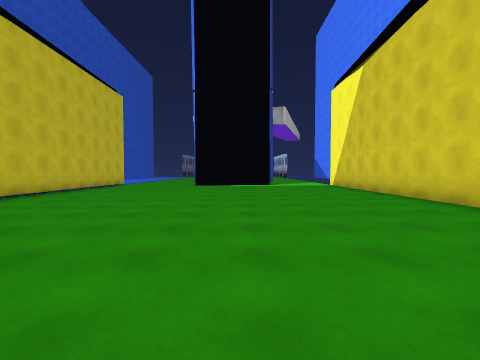
View 1 (above)

12 first-person views from a walk through a Unity game level. The camera is 1.4 m above the floor, tilts 2° down and sees 90° across. The floor is counted in squares, 2 m on a side. Each view is taken from the middle of a square. On the plan, view 1 faces up. The plan holds only what a view shows up to about 9 squares ahead; the rest is blank. The place goes on beyond the plan. The player is left out. Some surface patterns are stand-ins.

View 2
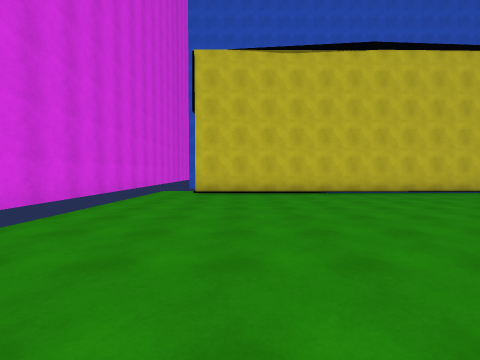

View 3
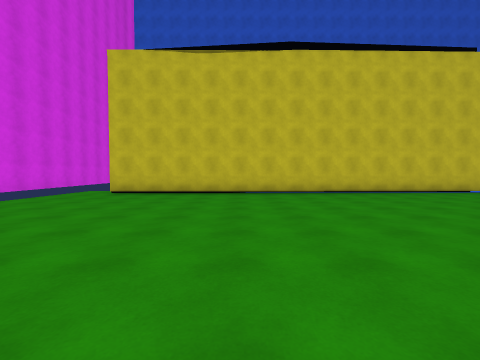

View 4
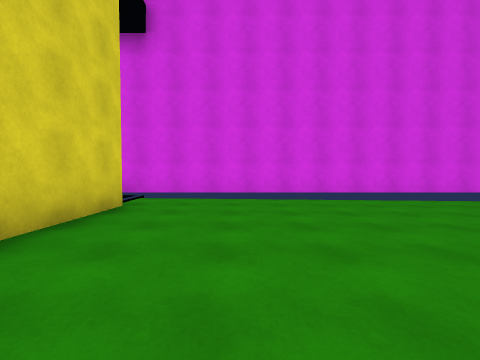

View 5
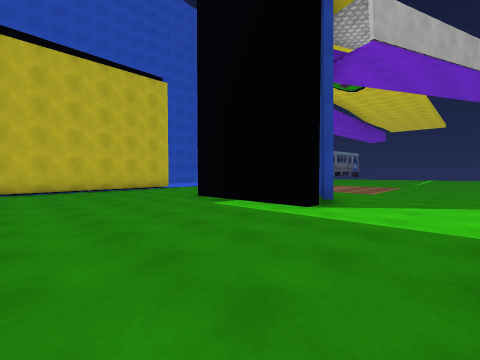

View 6
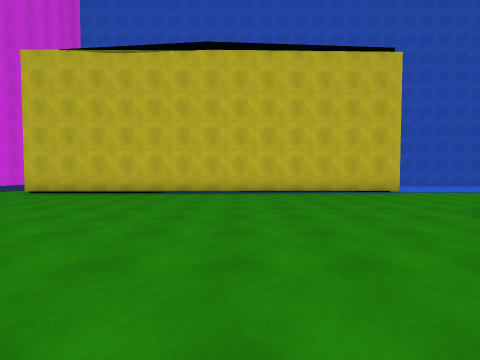

View 7
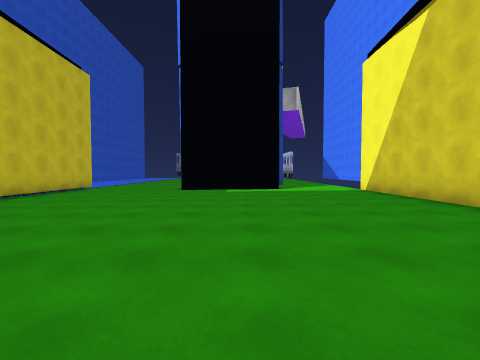

View 8
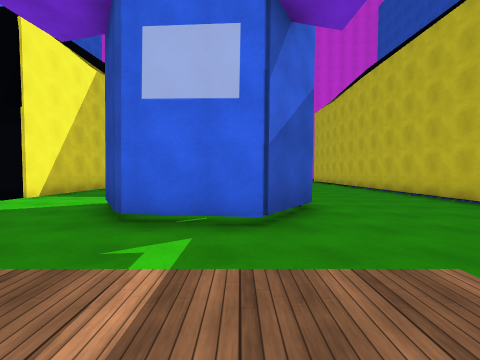

View 9
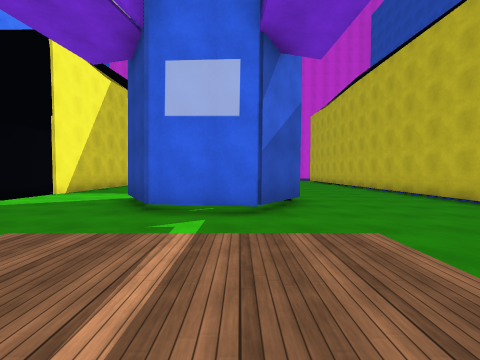

View 10
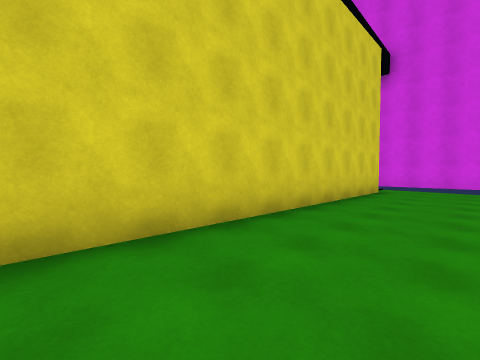

View 11
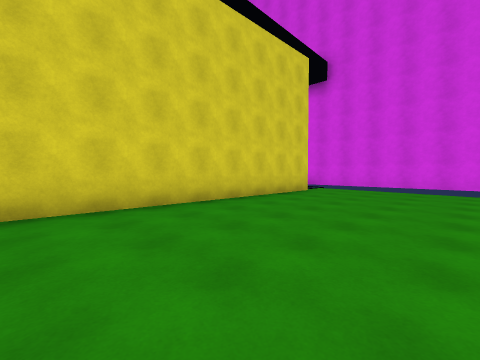

View 12
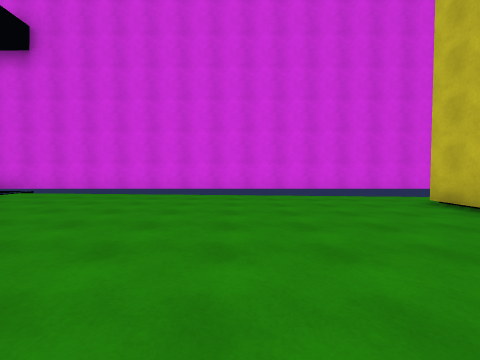

### Floor plan
Points are (right, up) in squares from view 1. A wall is a line through its corners. A room is listed if a view was taken in it or the views show most of it. See-through windows are left out.
Room 1 (views 1, 2, 3, 4, 5, 6, 7, 10, 11, 12)
walls: (-2.5, 13.1) (-1.9, 14); (1.6, 13) (1.1, 13.7); (4.3, 0.2) (4.5, 11.9); (0.7, 14.6) (1.8, 13); (-5.4, -1.6) (4.5, -1.6); (-6.6, 13.8) (-6.4, 0.4)
ways out: opening at (-4.5, 13.8) to room 2; opening at (3, 14.7) to room 2; opening at (-6, -0.5); opening at (5, -1); gap at (5, 0); gap at (5, 12)
Room 2 (views 8, 9)
walls: (-1.9, 14) (-1.4, 14.8) (0.7, 14.6)
ways out: opening at (-4.5, 13.8) to room 1; opening at (3, 14.7) to room 1

Where each view was taken, in squares from view 1:
view 1: 0 up, 0 right, facing up
view 2: 2 up, 2 right, facing left
view 3: 5 up, 2 right, facing left
view 4: 5 up, 2 right, facing down
view 5: 8 up, 4 right, facing up-left
view 6: 8 up, 2 right, facing left
view 7: 3 up, 0 right, facing up
view 8: 18 up, 1 left, facing down
view 9: 19 up, 1 left, facing down
view 10: 9 up, 2 right, facing down-right
view 11: 8 up, 0 right, facing down-right
view 12: 6 up, 2 left, facing down
